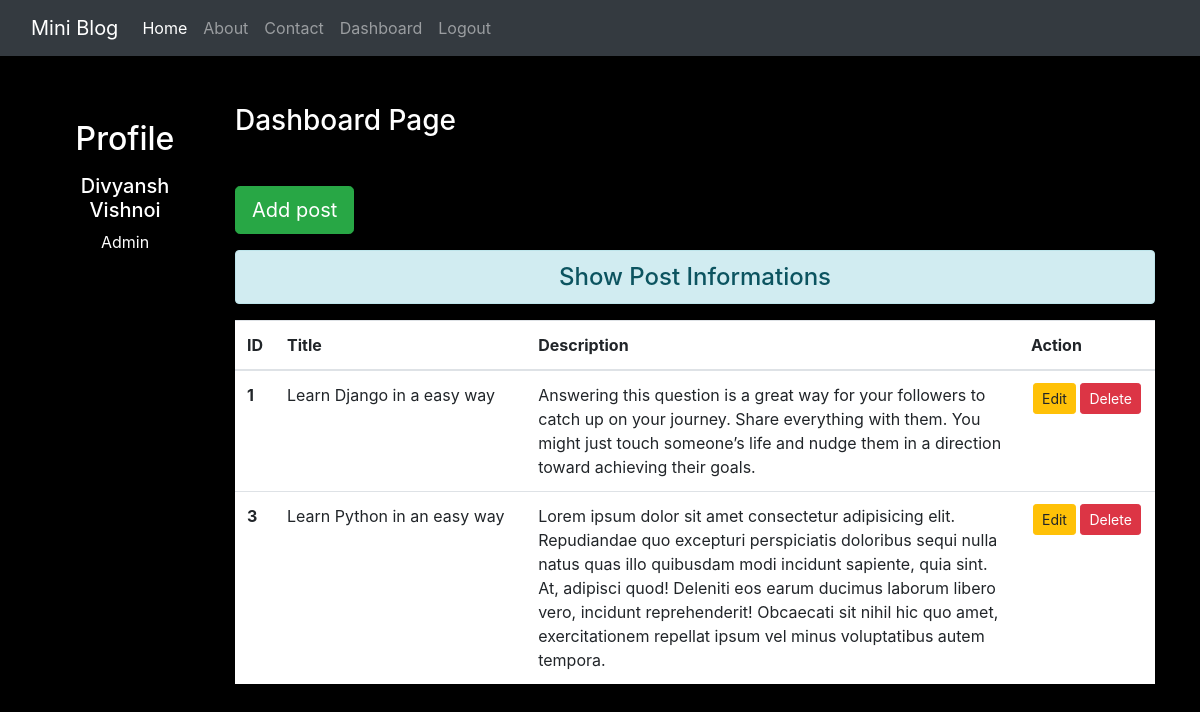
The page /dashboard/ (signed in) on the database its author committed.
### blog/models.py (models this page shows)
class Post(models.Model):
    title=models.CharField(max_length=150)
    desc=models.TextField()
    date=models.DateTimeField(auto_now_add=True)

### blog/views.py (the view)
# urls.py: path('dashboard/',views.dashboard,name='dashboard'),
def dashboard(request):
    if request.user.is_authenticated:
        posts=Post.objects.all()
        user=request.user
        full_name= user.get_full_name()
        gps=user.groups.all()
        return render(request,'blog/dashboard.html',{'posts':posts,'full_name':full_name,'groups':gps})
    else:
        return HttpResponseRedirect('/login/')

### blog/templates/blog/dashboard.html (shortened to what this page needs)
{% extends 'blog/base.html' %}
{% load static %}
{% block side %}
<div class="col-sm-2 text-white my-5 text-center">
<h2 class="my-3">Profile</h4>
<h5>{{full_name}}</h5>
{% for group in groups %}
<p>{{group.name}}</p>
{% endfor %}
</div>
{% endblock side %}
{% block content %}
<div class="col-sm-10">
<h3 class="text-white my-5">Dashboard Page</h3>
<a href="{% url 'addpost' %}" class="btn btn-success btn-lg">Add post</a>
<h4 class="text-center alert alert-info mt-3">Show Post Informations</h4>
{% if posts %}
<table class="table table-hover bg-white">
  <thead>
    <tr class="text=center">
      <th scope="col" style="width:2%">ID</th>
      <th scope="col" style="width:28%">Title</th>
      <th scope="col" style="width:55%">Description</th>
      <th scope="col" style="width:15%">Action</th>
    </tr>
  </thead>
  <tbody>
  {% for post in posts %}
    <tr>
      <th scope="row">{{post.id}}</th>
      <td>{{post.title}}</td>
      <td>{{post.desc}}</td>
      <td class="text-center"><a href="{% url 'updatepost' post.id %}" class="btn btn-warning btn-sm">Edit</a>
      {% if perms.blog.delete_post %}
      <form action="{% url 'deletepost' post.id %}" method="POST" class="d-inline">
      <input type="submit" class="btn btn-danger btn-sm" value="Delete">
      </form>
      {% endif %}
      </td>
    </tr>
    {% endfor %}
  </tbody>
</table>
{% else %}
<h4 class="text-center alert alert-info mt-3">No records found</h4>
{% endif %}
</div>
{% endblock content %}

### blog/templates/blog/base.html (shortened to what this page needs)
<!DOCTYPE html>
{% load static %}
<html lang="en">
<head>
    <link rel="stylesheet" href="{% static 'blog/css/bootstrap.css' %}">
    <link rel="stylesheet" href="{% static 'blog/css/style.css' %}">
</head>
<body>
<div class="container-fluid bg-dark">
    {% include 'blog/navbar.html' %}
</div>
<div class="container">
    <div class="row">
        {% block side %}
        {% endblock side %}
        {% block content %}
        {% endblock content %}
    </div>
</div>
</body>
</html>

### blog/templates/blog/navbar.html (shortened to what this page needs)
<nav class="navbar navbar-expand-lg navbar-dark bg-dark">
  <a class="navbar-brand" href="#">Mini Blog</a>
  <div class="collapse navbar-collapse" id="navbarNav">
    <ul class="navbar-nav">
      <li class="nav-item active">
        <a class="nav-link" href="/">Home <span class="sr-only">(current)</span></a>
      </li>
      <li class="nav-item">
        <a class="nav-link" href="{% url 'about' %}">About</a>
      </li>
      <li class="nav-item">
        <a class="nav-link" href="{% url 'contact' %}">Contact</a>
      </li>
      {% if request.user.is_authenticated %}
      <li class="nav-item">
        <a class="nav-link" href="{% url 'dashboard' %}">Dashboard</a>
      </li>
      <li class="nav-item">
        <a class="nav-link" href="{% url 'logout' %}">Logout</a>
      </li>
      {% endif %}
    </ul>
  </div>
</nav>

### blog/static/blog/css/style.css (style rules this page uses)
body { background-color:black; color:aquamarine; }

### rows shown on the page
Post: id "1", title "Learn Django in a easy way", desc "Answering this question is a great way for your followers to catch up on your journey. Share everything with them. You might just touch someone’s life and nudge them in a direction toward achieving their goals."
Post: id "3", title "Learn Python in an easy way", desc "Lorem ipsum dolor sit amet consectetur adipisicing elit. Repudiandae quo excepturi perspiciatis doloribus sequi nulla natus quas illo quibusdam modi incidunt sapiente, quia sint. At, adipisci quod! Deleniti eos earum ducimus laborum libero vero, incidunt reprehenderit! Obcaecati sit nihil hic quo amet, exercitationem repellat ipsum vel minus voluptatibus autem tempora."

### other values the page prints
{{ full_name }} "Divyansh Vishnoi"
{{ group.name }} "Admin"
